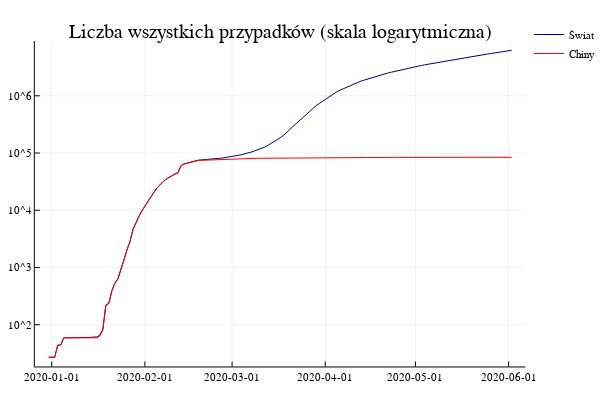

This figure's notebook cell:
### Markdown cell above
Możemy zauważyć, że do początku marca problem koronawirusa dotyczył niemal tylko i wyłącznie Chin. Dopiero potem liczba chorych zaczęła lawinowo rosnąć na całym świecie. Skalę zjawiska dobrze pokazuje także wykres o **skali logarytmicznej**.

### Code cell
plot(worldwide[:date], worldwide[:total_cases], label = "Świat",
                                                title = "Liczba wszystkich przypadków (skala logarytmiczna)",
                                                color = :navy,
                                                yaxis = :log)

plot!(china[:date], china[:total_cases], label="Chiny",
                                                color = :red,
                                                yaxis = :log)

### Figure 1 — Plotly figure (JSON) as saved in the notebook; plotly's stock layout.template omitted (floating-point values rounded to 4 significant figures; data arrays with more than 128 entries replaced by an {"elided": "..."} marker saying what was removed)
{"data": [{"colorbar": {"title": ""}, "legendgroup": "Świat", "line": {"color": "rgba(0, 0, 128, 1.000)", "dash": "solid", "shape": "linear", "width": 1}, "mode": "lines", "name": "Świat", "showlegend": true, "type": "scatter", "x": {"elided": "155 int values"}, "xaxis": "x1", "y": {"elided": "155 int values"}, "yaxis": "y1", "zmax": null, "zmin": null}, {"colorbar": {"title": ""}, "legendgroup": "Chiny", "line": {"color": "rgba(255, 0, 0, 1.000)", "dash": "solid", "shape": "linear", "width": 1}, "mode": "lines", "name": "Chiny", "showlegend": true, "type": "scatter", "x": {"elided": "155 int values"}, "xaxis": "x1", "y": {"elided": "155 int values"}, "yaxis": "y1", "zmax": null, "zmin": null}], "layout": {"annotations": [{"font": {"color": "rgba(0, 0, 0, 1.000)", "family": "sans-serif", "size": 20}, "rotation": 0, "showarrow": false, "text": "Liczba wszystkich przypadków (skala logarytmiczna)", "x": 0.5296, "xanchor": "center", "xref": "paper", "y": 1, "yanchor": "top", "yref": "paper"}], "height": 400, "legend": {"bgcolor": "rgba(255, 255, 255, 1.000)", "bordercolor": "rgba(0, 0, 0, 1.000)", "font": {"color": "rgba(0, 0, 0, 1.000)", "family": "sans-serif", "size": 11}, "tracegroupgap": 0, "x": 1, "y": 1}, "margin": {"b": 20, "l": 0, "r": 0, "t": 20}, "paper_bgcolor": "rgba(255, 255, 255, 1.000)", "plot_bgcolor": "rgba(255, 255, 255, 1.000)", "showlegend": true, "width": 600, "xaxis": {"anchor": "y1", "domain": [0.06582, 0.9934], "gridcolor": "rgba(0, 0, 0, 0.100)", "gridwidth": 0.5, "linecolor": "rgba(0, 0, 0, 1.000)", "mirror": false, "range": [737400.0, 737600.0], "showgrid": true, "showline": true, "showticklabels": true, "tickangle": 0, "tickcolor": "rgb(0, 0, 0)", "tickfont": {"color": "rgba(0, 0, 0, 1.000)", "family": "sans-serif", "size": 11}, "tickmode": "array", "ticks": "inside", "ticktext": ["2020-01-01", "2020-02-01", "2020-03-01", "2020-04-01", "2020-05-01", "2020-06-01"], "tickvals": [737425, 737456, 737485, 737516, 737546, 737577], "title": "", "titlefont": {"color": "rgba(0, 0, 0, 1.000)", "family": "sans-serif", "size": 15}, "type": "-", "visible": true, "zeroline": false, "zerolinecolor": "rgba(0, 0, 0, 1.000)"}, "yaxis": {"anchor": "x1", "domain": [0.03762, 0.9415], "gridcolor": "rgba(0, 0, 0, 0.100)", "gridwidth": 0.5, "linecolor": "rgba(0, 0, 0, 1.000)", "mirror": false, "range": [1.27, 6.956], "showgrid": true, "showline": true, "showticklabels": true, "tickangle": 0, "tickcolor": "rgb(0, 0, 0)", "tickfont": {"color": "rgba(0, 0, 0, 1.000)", "family": "sans-serif", "size": 11}, "tickmode": "array", "ticks": "inside", "ticktext": ["10^2", "10^3", "10^4", "10^5", "10^6"], "tickvals": [100, 1000, 10000, 100000, 1000000], "title": "", "titlefont": {"color": "rgba(0, 0, 0, 1.000)", "family": "sans-serif", "size": 15}, "type": "log", "visible": true, "zeroline": false, "zerolinecolor": "rgba(0, 0, 0, 1.000)"}}}
